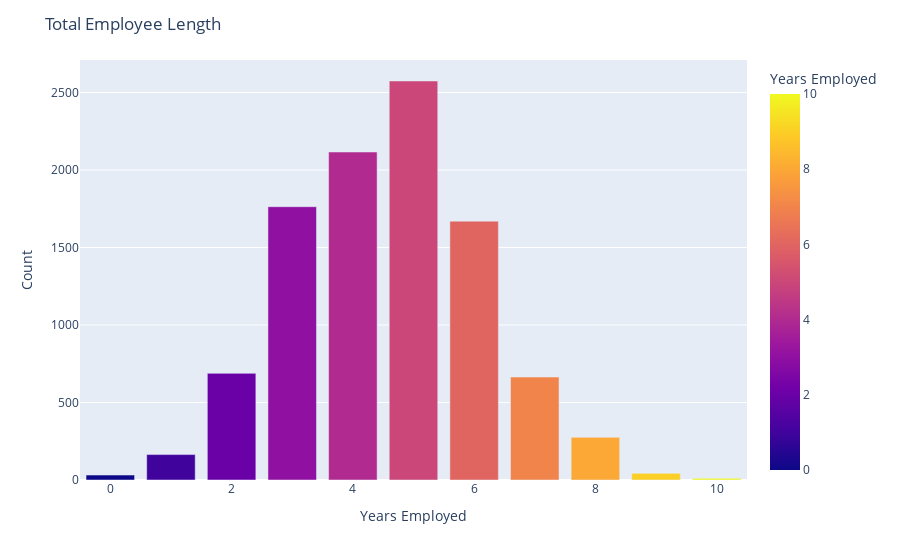

Notebook cell for this chart:
### Code cell
import plotly.express as px

df = Loans_df.groupby('years_employed')['years_employed'].count().reset_index(name='count').sort_values('years_employed', ascending=True)

custom_colors = px.colors.qualitative.Set1[:len(df)]

fig = px.bar(df, x='years_employed', y='count', labels={'count': 'Count', 'years_employed': 'Years Employed'},
             color='years_employed', color_discrete_sequence=custom_colors)

fig.update_layout(title='Total Employee Length', xaxis_title='Years Employed', yaxis_title='Count')

fig.show()

### Figure 1 — Plotly figure (JSON) as saved in the notebook; plotly's stock layout.template omitted (floating-point values rounded to 4 significant figures)
{"data": [{"alignmentgroup": "True", "hovertemplate": "Years Employed=%{marker.color}<br>Count=%{y}<extra></extra>", "legendgroup": "", "marker": {"color": [0, 1, 2, 3, 4, 5, 6, 7, 8, 9, 10], "coloraxis": "coloraxis", "pattern": {"shape": ""}}, "name": "", "offsetgroup": "", "orientation": "v", "showlegend": false, "textposition": "auto", "type": "bar", "x": [0, 1, 2, 3, 4, 5, 6, 7, 8, 9, 10], "xaxis": "x", "y": [32, 164, 688, 1763, 2116, 2574, 1670, 664, 275, 43, 11], "yaxis": "y"}], "layout": {"barmode": "relative", "coloraxis": {"colorbar": {"title": {"text": "Years Employed"}}, "colorscale": [[0, "#0d0887"], [0.1111, "#46039f"], [0.2222, "#7201a8"], [0.3333, "#9c179e"], [0.4444, "#bd3786"], [0.5556, "#d8576b"], [0.6667, "#ed7953"], [0.7778, "#fb9f3a"], [0.8889, "#fdca26"], [1, "#f0f921"]]}, "legend": {"tracegroupgap": 0}, "margin": {"t": 60}, "title": {"text": "Total Employee Length"}, "xaxis": {"anchor": "y", "domain": [0, 1], "title": {"text": "Years Employed"}}, "yaxis": {"anchor": "x", "domain": [0, 1], "title": {"text": "Count"}}}}
